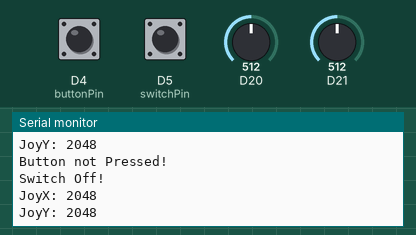
A sketch run on a simulated Arduino Zero (SAMD21). On the bench: the last lines printed to the serial monitor. The test bench sets the inputs (shaded band); at power-on: D4 (buttonPin) HIGH, D5 (switchPin) HIGH, D20 = 512, D21 = 512 (analog values on the 0–1023 scale).

Above: at 1.3 s.
1.4 s: D4 (buttonPin) pulled LOW for 0.6 s
3.5 s: D5 (switchPin) pulled LOW for 0.6 s
5.6 s: D20 set to 716
At 6.4 s:
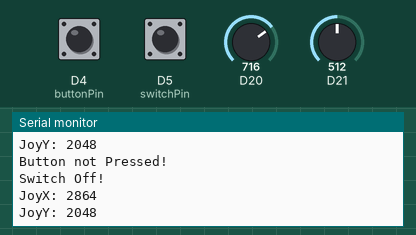
7.1 s: D21 set to 716
At 7.9 s:
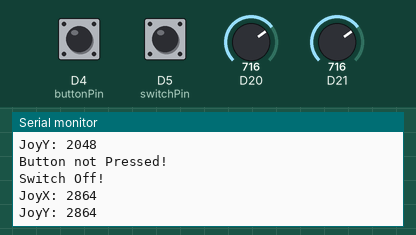
8.6 s: D20 set to 900
At 9.4 s:
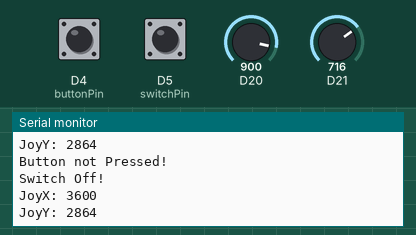
10.1 s: D21 set to 900
At 10.9 s:
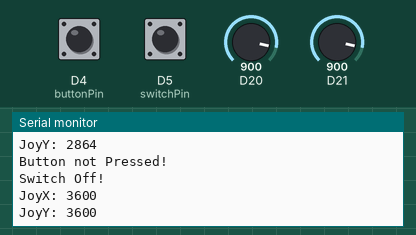
Timing chart, 0 to 12.6 s (numbered marks = the images above; inputs shaded):
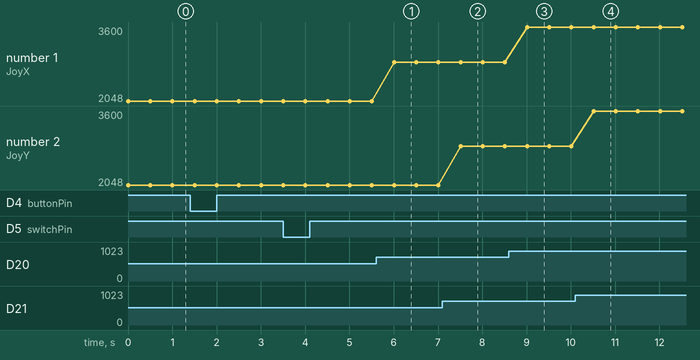

Measured:
- after the input at 5.6 s, the serial monitor: prints a new line after 0.41 s (image 1)
- after the input at 7.1 s, the serial monitor: prints a new line after 0.41 s (image 2)
- after the input at 8.6 s, the serial monitor: prints a new line after 0.41 s (image 3)
- after the input at 10.1 s, the serial monitor: prints a new line after 0.41 s (image 4)
- plotted number 1: 2048 → 2864 after the input at 5.6 s, 2864 → 3600 after the input at 8.6 s

The sketch:

lab4.ino
```cpp
const int buttonPin = 4;
const int switchPin = 5;
const int joyXPin = 6;
const int joyYPin = 7;

void setup() {
  Serial.begin(9600);
  pinMode(buttonPin, INPUT_PULLUP);  // pin reads HIGH until the button pulls it to GND
  pinMode(switchPin, INPUT_PULLUP);
  analogReadResolution(12);
}

void loop() {
  bool buttonPressed = digitalRead(buttonPin) == LOW;
  bool switchOn      = digitalRead(switchPin) == LOW;
  int joyXValue = analogRead(joyXPin);
  int joyYValue = analogRead(joyYPin);

  Serial.println(buttonPressed ? "Button Pressed!" : "Button not Pressed!");
  Serial.println(switchOn ? "Switch On!" : "Switch Off!");
  Serial.printf("JoyX: %d\n", joyXValue);
  Serial.printf("JoyY: %d\n", joyYValue);

  delay(500);
}
```
